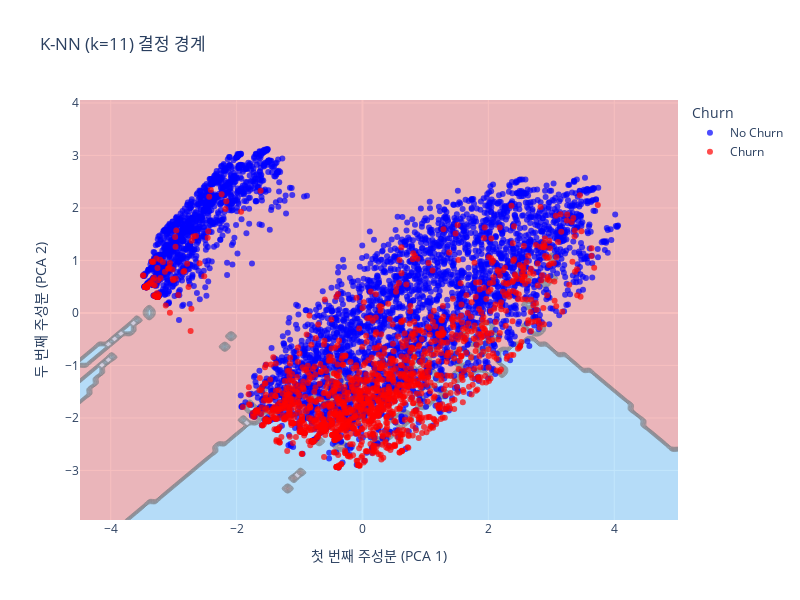

The notebook cell this image was saved under:
### Code cell
# K-NN (k=11) 결정 경계 시각화
knn_pipeline_11 = Pipeline(steps=[
    ('preprocessor', preprocessor),
    ('classifier', KNeighborsClassifier(n_neighbors=11))
])
plot_decision_boundary(knn_pipeline_11, X_train, y_train, "K-NN (k=11) 결정 경계")

### Figure 1 — Plotly figure (JSON) as saved in the notebook; plotly's stock layout.template omitted (floating-point values rounded to 4 significant figures; data arrays with more than 128 entries replaced by an {"elided": "..."} marker saying what was removed)
{"data": [{"colorscale": [[0, "lightcoral"], [1, "lightskyblue"]], "opacity": 0.5, "showscale": false, "type": "contour", "x": [-4.488, -4.388, -4.288, -4.188, -4.088, -3.988, -3.888, -3.788, -3.688, -3.588, -3.488, -3.388, -3.288, -3.188, -3.088, -2.988, -2.888, -2.788, -2.688, -2.588, -2.488, -2.388, -2.288, -2.188, -2.088, -1.988, -1.888, -1.788, -1.688, -1.588, -1.488, -1.388, -1.288, -1.188, -1.088, -0.9876, -0.8876, -0.7876, -0.6876, -0.5876, -0.4876, -0.3876, -0.2876, -0.1876, -0.08762, 0.01238, 0.1124, 0.2124, 0.3124, 0.4124, 0.5124, 0.6124, 0.7124, 0.8124, 0.9124, 1.012, 1.112, 1.212, 1.312, 1.412, 1.512, 1.612, 1.712, 1.812, 1.912, 2.012, 2.112, 2.212, 2.312, 2.412, 2.512, 2.612, 2.712, 2.812, 2.912, 3.012, 3.112, 3.212, 3.312, 3.412, 3.512, 3.612, 3.712, 3.812, 3.912, 4.012, 4.112, 4.212, 4.312, 4.412, 4.512, 4.612, 4.712, 4.812, 4.912, 5.012], "y": [-3.944, -3.844, -3.744, -3.644, -3.544, -3.444, -3.344, -3.244, -3.144, -3.044, -2.944, -2.844, -2.744, -2.644, -2.544, -2.444, -2.344, -2.244, -2.144, -2.044, -1.944, -1.844, -1.744, -1.644, -1.544, -1.444, -1.344, -1.244, -1.144, -1.044, -0.9438, -0.8438, -0.7438, -0.6438, -0.5438, -0.4438, -0.3438, -0.2438, -0.1438, -0.04376, 0.05624, 0.1562, 0.2562, 0.3562, 0.4562, 0.5562, 0.6562, 0.7562, 0.8562, 0.9562, 1.056, 1.156, 1.256, 1.356, 1.456, 1.556, 1.656, 1.756, 1.856, 1.956, 2.056, 2.156, 2.256, 2.356, 2.456, 2.556, 2.656, 2.756, 2.856, 2.956, 3.056, 3.156, 3.256, 3.356, 3.456, 3.556, 3.656, 3.756, 3.856, 3.956, 4.056], "z": {"elided": "81x96 int values"}}, {"marker": {"color": "blue", "opacity": 0.7, "size": 6}, "mode": "markers", "name": "No Churn", "showlegend": true, "type": "scatter", "x": {"elided": "4139 float values"}, "y": {"elided": "4139 float values"}}, {"marker": {"color": "red", "opacity": 0.7, "size": 6}, "mode": "markers", "name": "Churn", "showlegend": true, "type": "scatter", "x": {"elided": "1495 float values"}, "y": {"elided": "1495 float values"}}], "layout": {"height": 600, "legend": {"title": {"text": "Churn"}}, "title": {"text": "K-NN (k=11) 결정 경계"}, "width": 800, "xaxis": {"title": {"text": "첫 번째 주성분 (PCA 1)"}}, "yaxis": {"title": {"text": "두 번째 주성분 (PCA 2)"}}}}
